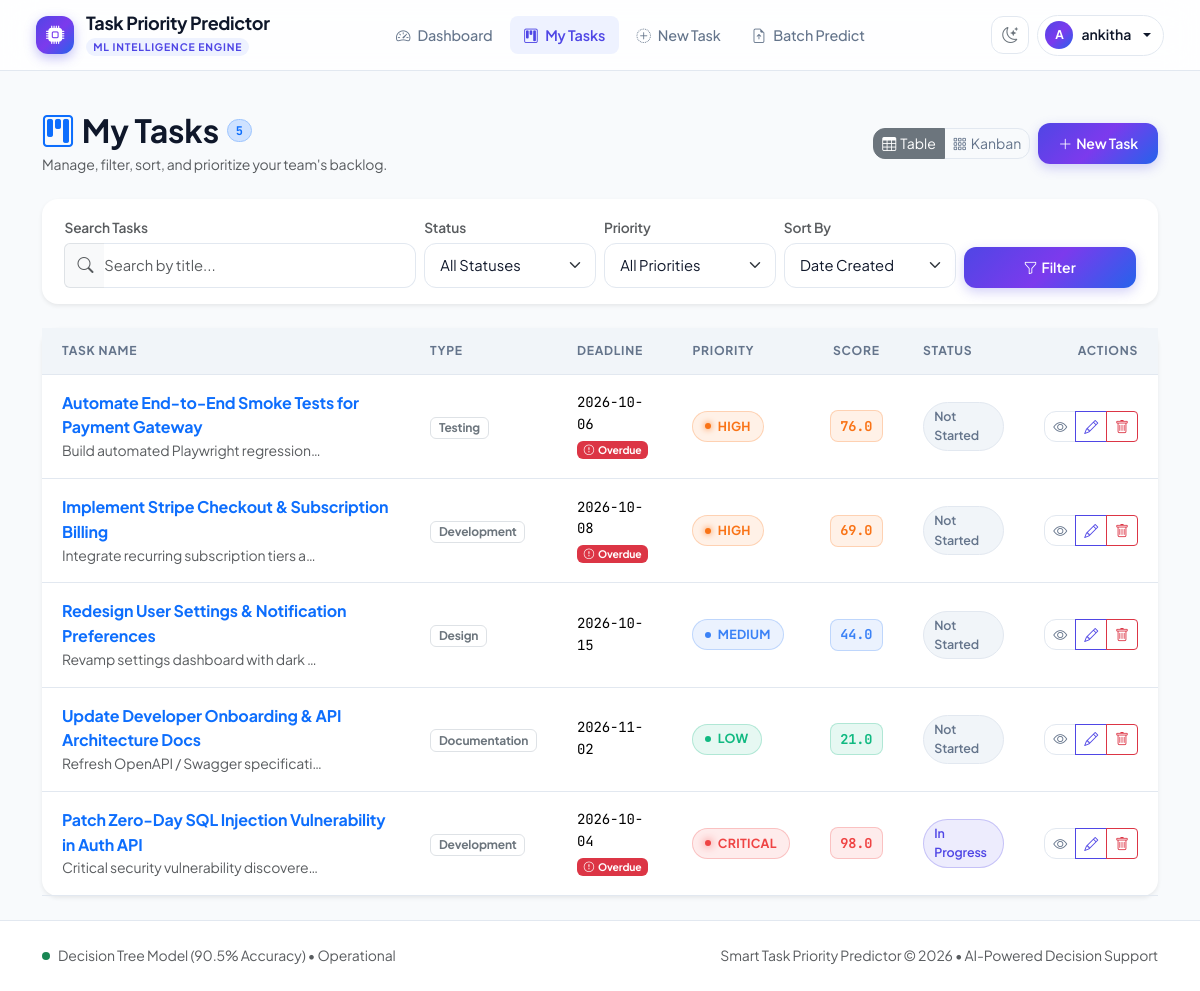
Page /tasks (signed in) on the committed database.
### tables this page shows
CREATE TABLE users (
            user_id   INTEGER PRIMARY KEY AUTOINCREMENT,
            name      TEXT    NOT NULL,
            email     TEXT    NOT NULL UNIQUE,
            password  TEXT    NOT NULL,
            created_at DATETIME DEFAULT CURRENT_TIMESTAMP
        );

CREATE TABLE predictions (
            prediction_id    INTEGER PRIMARY KEY AUTOINCREMENT,
            task_id          INTEGER NOT NULL,
            priority_score   REAL    NOT NULL,
            priority_label   TEXT    NOT NULL,
            model_prediction TEXT    NOT NULL,
            created_at       DATETIME DEFAULT CURRENT_TIMESTAMP, reasons TEXT DEFAULT '',
            FOREIGN KEY (task_id) REFERENCES tasks(task_id)
        );

CREATE TABLE tasks (
            task_id          INTEGER PRIMARY KEY AUTOINCREMENT,
            user_id          INTEGER NOT NULL,
            title            TEXT    NOT NULL,
            description      TEXT,
            deadline         DATE    NOT NULL,
            estimated_effort REAL    NOT NULL,
            business_impact  INTEGER NOT NULL,
            urgency          INTEGER NOT NULL,
            dependency_count INTEGER NOT NULL DEFAULT 0,
            task_type        TEXT    NOT NULL DEFAULT 'Other',
            status           TEXT    NOT NULL DEFAULT 'Not Started',
            created_at       DATETIME DEFAULT CURRENT_TIMESTAMP,
            FOREIGN KEY (user_id) REFERENCES users(user_id)
        );

### app.py (the view)
@app.route("/tasks")
@login_required
def task_list():
    user_id        = session["user_id"]
    status_filter  = request.args.get("status", "")
    priority_filter= request.args.get("priority", "")
    search         = request.args.get("search", "")
    sort_priority  = request.args.get("sort", "") == "priority"
    tasks = get_tasks_for_user(
        user_id,
        status_filter   = status_filter  or None,
        priority_filter = priority_filter or None,
        search          = search          or None,
        sort_by_priority= sort_priority,
    )
    return render_template(
        "tasks.html",
        tasks          = tasks,
        statuses       = STATUSES,
        priorities     = PRIORITIES,
        status_filter  = status_filter,
        priority_filter= priority_filter,
        search         = search,
        sort_priority  = sort_priority,
    )

### app.py (called while the page is built)
def login_required(f):
    @wraps(f)
    def decorated(*args, **kwargs):
        if "user_id" not in session:
            flash("Please log in to continue.", "warning")
            return redirect(url_for("login"))
        return f(*args, **kwargs)
    return decorated

def current_user():
    if "user_id" in session:
        return get_user_by_id(session["user_id"])
    return None

@app.context_processor
def inject_user():
    return {
        "current_user": current_user(),
        "now_date": date.today().isoformat(),
    }

### database.py (called while the page is built)
def get_db_connection():
    conn = sqlite3.connect(DATABASE_PATH)
    conn.row_factory = sqlite3.Row
    conn.execute("PRAGMA foreign_keys = ON")
    return conn

### models.py (called while the page is built)
def get_user_by_id(user_id: int):
    conn = get_db_connection()
    try:
        return conn.execute(
            "SELECT * FROM users WHERE user_id = ?", (user_id,)
        ).fetchone()
    finally:
        conn.close()

### templates/tasks.html (shortened to what this page needs)
{% extends "base.html" %}
{% block content %}
<div class="d-flex flex-column flex-md-row justify-content-between align-items-start align-items-md-center gap-3 mb-4">
  <div>
    <div class="d-flex align-items-center gap-2">
      <h2 class="fw-bold mb-0">
        <i class="bi bi-kanban text-primary me-2"></i>My Tasks
      </h2>
      <span class="badge rounded-pill bg-primary-subtle text-primary border border-primary-subtle font-mono">
        {{ tasks|length }}
      </span>
    </div>
    <p class="text-muted mb-0 small mt-1">
      Manage, filter, sort, and prioritize your team's backlog.
    </p>
  </div>
  <div class="d-flex align-items-center gap-2">
    <div class="btn-group" role="group" aria-label="View toggle">
      <button type="button" class="btn btn-outline-secondary active btn-sm" id="tableViewBtn" title="Table View">
        <i class="bi bi-table me-1"></i>Table
      </button>
      <button type="button" class="btn btn-outline-secondary btn-sm" id="kanbanViewBtn" title="Kanban Board View">
        <i class="bi bi-grid-3x3-gap me-1"></i>Kanban
      </button>
    </div>
    <a href="{{ url_for('task_create') }}" class="btn btn-primary btn-sm">
      <i class="bi bi-plus-lg me-1"></i>New Task
    </a>
  </div>
</div>
<div class="card border-0 shadow-sm mb-4">
  <div class="card-body py-3">
    <form method="GET" action="{{ url_for('task_list') }}" class="row g-2 align-items-end" id="filterForm">
      <div class="col-12 col-md-4">
        <label class="form-label small text-muted mb-1">Search Tasks</label>
        <div class="input-group">
          <span class="input-group-text bg-surface border-end-0 text-muted">
            <i class="bi bi-search"></i>
          </span>
          <input type="text" class="form-control border-start-0 ps-0" name="search"
                 placeholder="Search by title..." value="{{ search }}" id="searchInput" />
        </div>
      </div>
      <div class="col-6 col-md-2">
        <label class="form-label small text-muted mb-1">Status</label>
        <select class="form-select form-select-sm" name="status" onchange="this.form.submit()">
          <option value="">All Statuses</option>
        </select>
      </div>
      <div class="col-6 col-md-2">
        <label class="form-label small text-muted mb-1">Priority</label>
        <select class="form-select form-select-sm" name="priority" onchange="this.form.submit()">
          <option value="">All Priorities</option>
        </select>
      </div>
      <div class="col-6 col-md-2">
        <label class="form-label small text-muted mb-1">Sort By</label>
        <select class="form-select form-select-sm" name="sort" onchange="this.form.submit()">
          <option value="" {% if not sort_priority %}selected{% endif %}>Date Created</option>
        </select>
      </div>
      <div class="col-6 col-md-2 d-flex gap-2">
        <button type="submit" class="btn btn-primary btn-sm flex-fill">
          <i class="bi bi-funnel me-1"></i>Filter
        </button>
      </div>
    </form>
  </div>
</div>
{% if tasks %}
  <div id="tableViewContainer">
    <div class="card border-0 shadow-sm">
      <div class="table-responsive">
        <table class="table table-custom align-middle">
          <thead>
            <tr>
              <th>Task Name</th>
              <th>Type</th>
              <th>Deadline</th>
              <th>Priority</th>
              <th class="text-center">Score</th>
              <th>Status</th>
              <th class="text-end">Actions</th>
            </tr>
          </thead>
          <tbody>
            {% for task in tasks %}
            <tr class="clickable-row" data-href="{{ url_for('task_detail', task_id=task.task_id) }}">
              <td>
                <a href="{{ url_for('task_detail', task_id=task.task_id) }}" class="fw-bold text-decoration-none text-main d-block">
                  {{ task.title }}
                </a>
                {% if task.description %}
                  <div class="text-muted small text-truncate" style="max-width: 260px;">
                    {{ task.description }}
                  </div>
                {% endif %}
              </td>
              <td>
                <span class="badge bg-surface-subtle text-secondary border small">
                  {{ task.task_type }}
                </span>
              </td>
              <td>
                <div class="font-mono small">{{ task.deadline }}</div>
                {% set today = now_date %}
                {% if task.status not in ['Completed','Cancelled'] and task.deadline < today %}
                  <span class="badge bg-danger text-white small" style="font-size: 0.65rem;">
                    <i class="bi bi-exclamation-circle me-1"></i>Overdue
                  </span>
                {% elif task.deadline == today %}
                  <span class="badge bg-warning text-dark small" style="font-size: 0.65rem;">
                    Due Today
                  </span>
                {% endif %}
              </td>
              <td>
                {% if task.priority_label %}
                  <span class="priority-badge priority-badge-{{ task.priority_label|lower }}">
                    {{ task.priority_label }}
                  </span>
                {% else %}
                  <span class="text-muted small">No prediction</span>
                {% endif %}
              </td>
              <td class="text-center">
                {% if task.priority_score is not none %}
                  <span class="score-badge
                    {% if task.priority_score >= 80 %}score-critical
                    {% elif task.priority_score >= 60 %}score-high
                    {% elif task.priority_score >= 40 %}score-medium
                    {% else %}score-low{% endif %}">
                    {{ task.priority_score }}
                  </span>
                {% else %}
                  <span class="text-muted">—</span>
                {% endif %}
              </td>
              <td>
                {% set st = task.status|lower|replace(' ', '') %}
                <span class="status-pill status-{{ st }}">
                  {{ task.status }}
                </span>
              </td>
              <td class="text-end">
                <div class="btn-group btn-group-sm">
                  <a href="{{ url_for('task_detail', task_id=task.task_id) }}" class="btn btn-outline-secondary" title="View details">
                    <i class="bi bi-eye"></i>
                  </a>
                  <a href="{{ url_for('task_edit', task_id=task.task_id) }}" class="btn btn-outline-primary" title="Edit task">
                    <i class="bi bi-pencil"></i>
                  </a>
                  <button type="button" class="btn btn-outline-danger btn-delete" title="Delete task"
                          data-task-id="{{ task.task_id }}"
                          data-task-name="{{ task.title|e }}">
                    <i class="bi bi-trash"></i>
                  </button>
                </div>
              </td>
            </tr>
            {% endfor %}
          </tbody>
        </table>
      </div>
    </div>
  </div>
{% endif %}
{% endblock %}

### templates/base.html (shortened to what this page needs)
<!DOCTYPE html>
<html lang="en" data-bs-theme="light">
<head>
  <link rel="stylesheet" href="https://cdn.jsdelivr.net/npm/bootstrap@5.3.3/dist/css/bootstrap.min.css" />
  <link rel="stylesheet" href="https://cdn.jsdelivr.net/npm/bootstrap-icons@1.11.3/font/bootstrap-icons.min.css" />
  <link rel="stylesheet" href="{{ url_for('static', filename='style.css') }}" />
</head>
<body>
{% if current_user %}
<nav class="navbar navbar-expand-lg navbar-custom">
  <div class="container-fluid">
    <a class="brand-wrapper" href="{{ url_for('dashboard') }}">
      <div class="brand-icon-box">
        <i class="bi bi-cpu-fill"></i>
      </div>
      <div>
        <div class="brand-title">Task Priority Predictor</div>
        <span class="brand-badge">ML Intelligence Engine</span>
      </div>
    </a>
    <div class="collapse navbar-collapse" id="navMenu">
      <ul class="navbar-nav mx-auto mb-2 mb-lg-0 gap-1">
        <li class="nav-item">
          <a class="nav-pill-item {% if request.endpoint == 'dashboard' %}active{% endif %}" href="{{ url_for('dashboard') }}">
            <i class="bi bi-speedometer2"></i>
            <span>Dashboard</span>
          </a>
        </li>
        <li class="nav-item">
          <a class="nav-pill-item {% if request.endpoint in ['task_list'] %}active{% endif %}" href="{{ url_for('task_list') }}">
            <i class="bi bi-kanban"></i>
            <span>My Tasks</span>
          </a>
        </li>
        <li class="nav-item">
          <a class="nav-pill-item {% if request.endpoint == 'task_create' %}active{% endif %}" href="{{ url_for('task_create') }}">
            <i class="bi bi-plus-circle-dotted"></i>
            <span>New Task</span>
          </a>
        </li>
        <li class="nav-item">
          <a class="nav-pill-item {% if request.endpoint == 'batch_predict' %}active{% endif %}" href="{{ url_for('batch_predict') }}">
            <i class="bi bi-file-earmark-arrow-up"></i>
            <span>Batch Predict</span>
          </a>
        </li>
      </ul>
      <div class="d-flex align-items-center gap-2 mt-3 mt-lg-0">
        <button type="button" class="theme-toggle-btn" id="themeToggleBtn" title="Toggle Light/Dark Theme" aria-label="Toggle theme">
          <i class="bi bi-moon-stars" id="themeIcon"></i>
        </button>
        <div class="dropdown">
          <button class="user-avatar-btn dropdown-toggle" type="button" data-bs-toggle="dropdown" aria-expanded="false">
            <span class="avatar-circle">
              {{ current_user['name'][:1]|upper if current_user['name'] else 'U' }}
            </span>
            <span class="d-none d-sm-inline">{{ current_user['name'] }}</span>
          </button>
        </div>
      </div>
    </div>
  </div>
</nav>
{% endif %}
<main class="container my-4">
  {% block content %}{% endblock %}
</main>
<footer class="mt-auto py-4 border-top" style="border-color: var(--border-color) !important; background: var(--bg-surface);">
  <div class="container d-flex flex-column flex-md-row justify-content-between align-items-center gap-2 small text-muted">
    <div class="d-flex align-items-center gap-2">
      <span class="d-inline-block rounded-circle bg-success" style="width: 8px; height: 8px;"></span>
      <span>Decision Tree Model (90.5% Accuracy) &bull; Operational</span>
    </div>
    <div>
      Smart Task Priority Predictor &copy; 2026 &bull; AI-Powered Decision Support
    </div>
  </div>
</footer>
</body>
</html>

### rows in the picture
users: name "A", name "ankitha"
predictions: title "Automate End-to-End Smoke Tests for Payment Gateway", description "Build automated Playwright regression…", task_type "Testing", deadline "2026-10-06", shows "Overdue", priority_label "HIGH", priority_score "76.0", status "Not Started"
predictions: title "Implement Stripe Checkout & Subscription Billing", description "Integrate recurring subscription tiers a…", task_type "Development", deadline "2026-10-08", shows "Overdue", priority_label "HIGH", priority_score "69.0", status "Not Started"
predictions: title "Redesign User Settings & Notification Preferences", description "Revamp settings dashboard with dark…", task_type "Design", deadline "2026-10-15", priority_label "MEDIUM", priority_score "44.0", status "Not Started"
predictions: title "Update Developer Onboarding & API Architecture Docs", description "Refresh OpenAPI / Swagger specificati…", task_type "Documentation", deadline "2026-11-02", priority_label "LOW", priority_score "21.0", status "Not Started"
predictions: title "Patch Zero-Day SQL Injection Vulnerability in Auth API", description "Critical security vulnerability discovere…", task_type "Development", deadline "2026-10-04", shows "Overdue", priority_label "CRITICAL", priority_score "98.0", status "In Progress"

### other values in the picture
{{ tasks|length }} "5"
